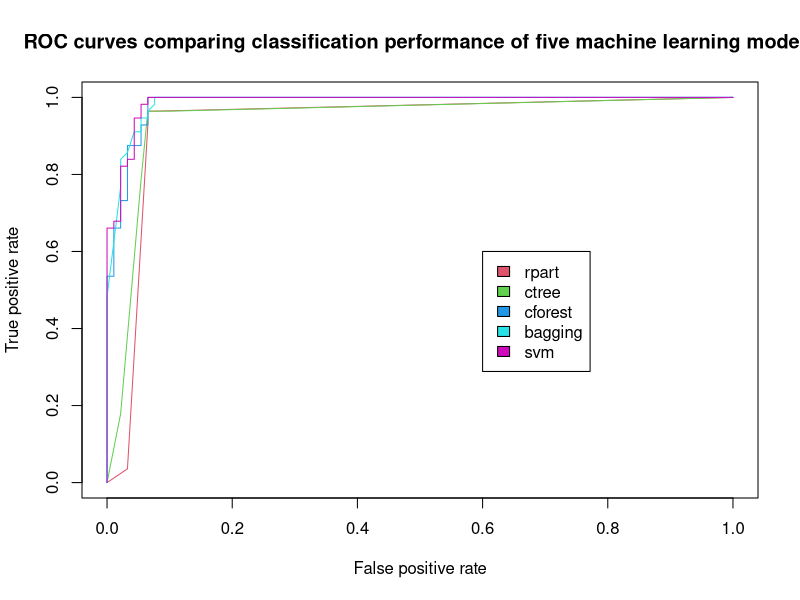

Here is the R script that generated this plot:
## ---- chunk 1
knitr::opts_chunk$set(echo = TRUE)
## ---- chunk 2
#load the mlbench package which has the BreastCancer data set
require(mlbench)

# if you don't have any required package, use the install.packages() command
# load the data set
data(BreastCancer)
# some algorithms don't like missing values, so remove rows with missing values
BreastCancer <- na.omit(BreastCancer) 
# remove the unique identifier, which is useless and would confuse the machine learning algorithms
BreastCancer$Id <- NULL 
# partition the data set for 80% training and 20% evaluation (adapted from ?randomForest)
set.seed(2)

ind <- sample(2, nrow(BreastCancer), replace = TRUE, prob=c(0.8, 0.2))

test.rows <- nrow(BreastCancer[ind==2,])
results <- data.frame(rp = rep(0, test.rows), ct = rep(0, test.rows), cf = rep(0, test.rows), ip = rep(0, test.rows),  svm = rep(0, test.rows), vote = rep(0, test.rows))

# create model using recursive partitioning on the training data set
library(rpart)
x.rp <- rpart(Class ~ ., data=BreastCancer[ind == 1,])
# predict classes for the evaluation data set
x.rp.pred <- predict(x.rp, type="class", newdata=BreastCancer[ind == 2,])
# score the evaluation data set (extract the probabilities)
x.rp.prob <- predict(x.rp, type="prob", newdata=BreastCancer[ind == 2,])

# add results to results df
results$rp <- ifelse(x.rp.pred == "malignant", 1, 0)

# To view the decision tree, uncomment this line.
#plot(x.rp, main="Decision tree created using rpart")

# create model using conditional inference trees
library(party)
x.ct <- ctree(Class ~ ., data=BreastCancer[ind == 1,])
x.ct.pred <- predict(x.ct, newdata=BreastCancer[ind == 2,])
x.ct.prob <-  1- unlist(treeresponse(x.ct, BreastCancer[ind == 2,]), use.names=F)[seq(1,nrow(BreastCancer[ind == 2,])*2,2)]

# add results to results df
results$ct <- ifelse(x.ct.pred == "malignant", 1, 0)

# To view the decision tree, uncomment this line.
# plot(x.ct, main="Decision tree created using condition inference trees")

# create model using random forest and bagging ensemble using conditional inference trees
x.cf <- cforest(Class ~ ., data=BreastCancer[ind == 1,], control = cforest_unbiased(mtry = ncol(BreastCancer)-2))
x.cf.pred <- predict(x.cf, newdata=BreastCancer[ind == 2,])
x.cf.prob <-  1- unlist(treeresponse(x.cf, BreastCancer[ind == 2,]), use.names=F)[seq(1,nrow(BreastCancer[ind == 2,])*2,2)]

# add results to results df
results$cf <- ifelse(x.cf.pred == "malignant", 1, 0)

# create model using bagging (bootstrap aggregating)
library(ipred)
x.ip <- bagging(Class ~ ., data=BreastCancer[ind == 1,])
x.ip.prob <- predict(x.ip, type="prob", newdata=BreastCancer[ind == 2,])

# add results to results df
results$ip <- ifelse(as.data.frame(x.ip.prob)$benign < as.data.frame(x.ip.prob)$malignant, 1, 0)

# create model using svm (support vector machine)
library(e1071)

# svm requires tuning
x.svm.tune <- tune(svm, Class~., data = BreastCancer[ind == 1,],
                   ranges = list(gamma = 2^(-8:1), cost = 2^(0:4)),
                   tunecontrol = tune.control(sampling = "fix"))
# display the tuning results (in text format)
x.svm.tune
# If the tuning results are on the margin of the parameters (e.g., gamma = 2^-8), 
# then widen the parameters.
# I manually copied the cost and gamma from console messages above to parameters below.
x.svm <- svm(Class~., data = BreastCancer[ind == 1,], cost=4, gamma=0.0625, probability = TRUE)
x.svm.prob <- predict(x.svm, type="prob", newdata=BreastCancer[ind == 2,], probability = TRUE)


# add results to results df
results$svm <- ifelse(as.data.frame(attr(x.svm.prob, "probabilities"))$benign < as.data.frame(attr(x.svm.prob, "probabilities"))$malignant, 1, 0)



## ENSEMBLE CREATION
# Mode function will find the mode of a row
Mode <- function(x) {
  ux <- unique(x)
  ux[which.max(tabulate(match(x, ux)))]
}

# Find the most common number in each row
for (i in 1:nrow(results)){
  results[i, "vote"] <- Mode(results[i,])
}

# Convert vote into factor
results$vote <- as.factor(ifelse(results$vote == 1, "malignant", "benign"))

# Here is the accuracy of the ensemble. 1 means "malignant"
library(caret)
confusionMatrix(results$vote, BreastCancer[ind == 2, "Class"], positive = "malignant")


##
## plot ROC curves to compare the performance of the individual classifiers
##

# Output the plot to a PNG file for display on web.  To draw to the screen, 
# comment this line out.
png(filename="roc_curve_5_models.png", width=700, height=700)

# load the ROCR package which draws the ROC curves
require(ROCR)

# create an ROCR prediction object from rpart() probabilities
x.rp.prob.rocr <- prediction(x.rp.prob[,2], BreastCancer[ind == 2,'Class'])
# prepare an ROCR performance object for ROC curve (tpr=true positive rate, fpr=false positive rate)
x.rp.perf <- performance(x.rp.prob.rocr, "tpr","fpr")
# plot it
plot(x.rp.perf, col=2, main="ROC curves comparing classification performance of five machine learning models")

# Draw a legend.
legend(0.6, 0.6, c('rpart', 'ctree', 'cforest','bagging','svm'), 2:6)

# ctree
x.ct.prob.rocr <- prediction(x.ct.prob, BreastCancer[ind == 2,'Class'])
x.ct.perf <- performance(x.ct.prob.rocr, "tpr","fpr")
# add=TRUE draws on the existing chart 
plot(x.ct.perf, col=3, add=TRUE)


# cforest
x.cf.prob.rocr <- prediction(x.cf.prob, BreastCancer[ind == 2,'Class'])
x.cf.perf <- performance(x.cf.prob.rocr, "tpr","fpr")
plot(x.cf.perf, col=4, add=TRUE)

# bagging
x.ip.prob.rocr <- prediction(x.ip.prob[,2], BreastCancer[ind == 2,'Class'])
x.ip.perf <- performance(x.ip.prob.rocr, "tpr","fpr")
plot(x.ip.perf, col=5, add=TRUE)
# svm
x.svm.prob.rocr <- prediction(attr(x.svm.prob, "probabilities")[,2], BreastCancer[ind == 2,'Class'])
x.svm.perf <- performance(x.svm.prob.rocr, "tpr","fpr")

plot(x.svm.perf, col=6, add=TRUE)

# Close and save the PNG file.
dev.off()
